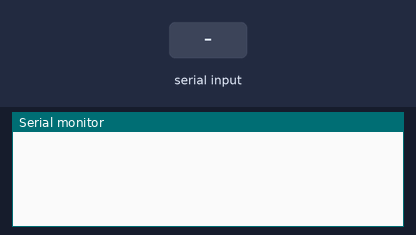
Bench run of a sketch on a simulated Arduino Uno, built with avr-gcc and run on an emulated ATmega328P. Shown: the last lines printed to the serial monitor. The test bench sets the inputs (shaded band).

Above: at 1.2 s.
1.3 s: "90,45\n" received over Serial
At 2.1 s:
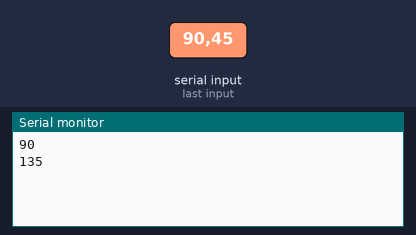
2.8 s: "30,150\n" received over Serial
At 5.1 s:
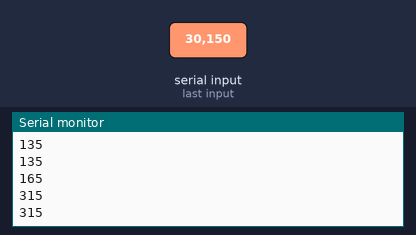
Timing chart, 0 to 6.6 s (numbered marks = the images above; inputs shaded):
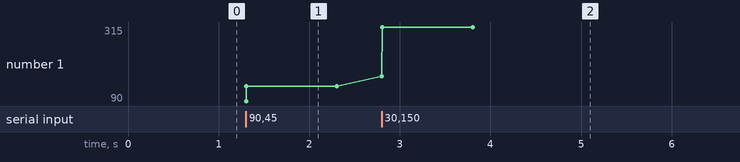

Measured:
- after the input at 1.3 s, the serial monitor: prints a new line at once (image 1)
- after the input at 2.8 s, the serial monitor: prints a new line at once (image 2)
- plotted number 1: 135 → 315 after the input at 2.8 s

The sketch:

test4_15.ino
```cpp
int ACC = 0;
void setup() {
  Serial.begin(9600);
}

void loop() {
  if(Serial.available() > 0){
    int data = Serial.parseInt();
        ACC = ACC + data;
        Serial.println(ACC);
  }
}
```
